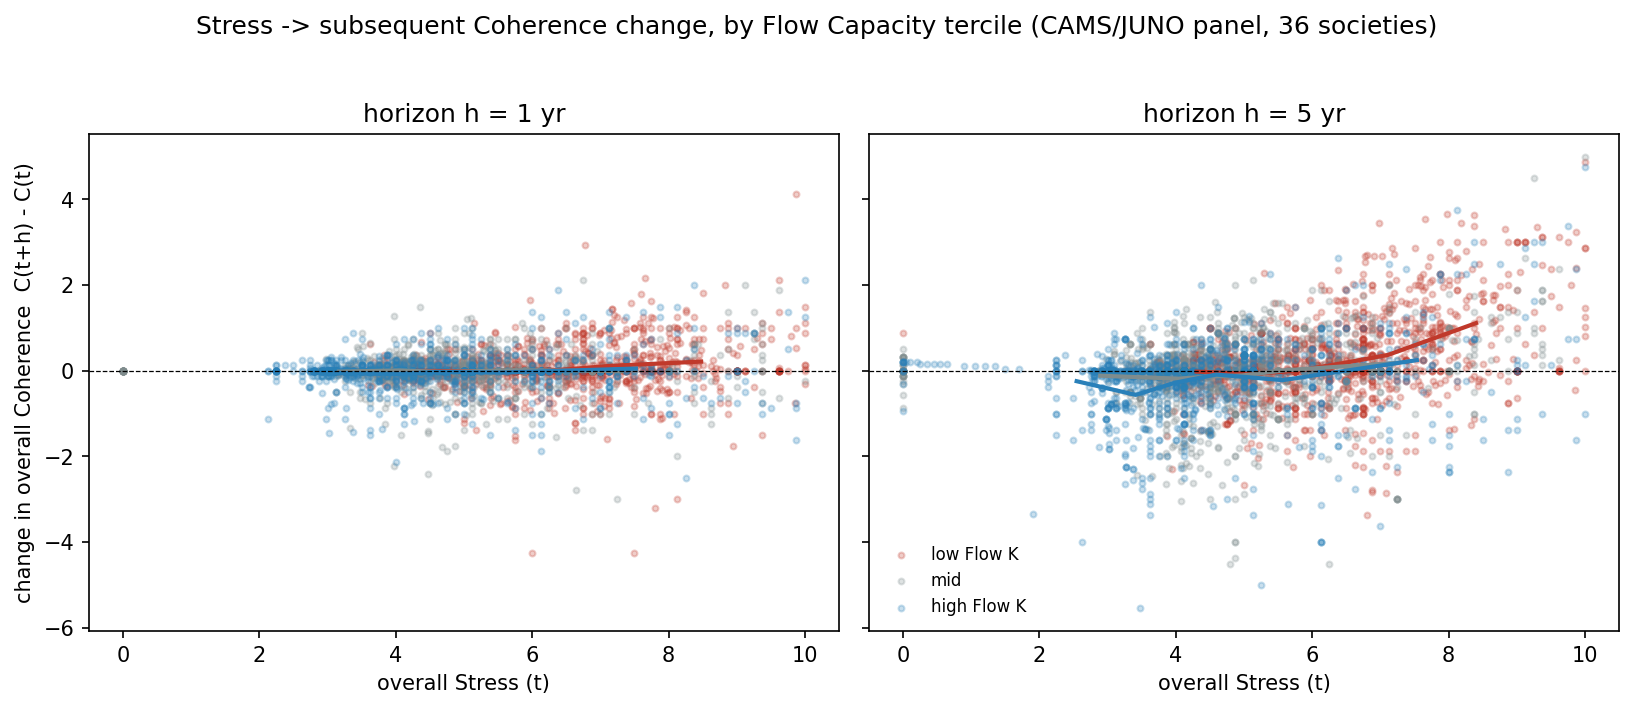

The Python source for this figure:
"""
Stress x Flow interaction test on the CAMS/JUNO panel
======================================================
Hypothesis (from "The Meta-Animal and Its Nodes", 2026):
    If Flow acts as pressure relief, the association between high Stress and
    subsequent loss of Coherence should WEAKEN as Flow Capacity rises.

Model:
    dC = C(t+h) - C(t)  for horizon h in {1, 5} years
    dC ~ Stress(t) + FlowCap(t) + Stress(t)*FlowCap(t)  (+ society fixed effects)

Sign expectations:
    beta_Stress        < 0   (stress precedes coherence loss)
    beta_interaction   > 0   (flow capacity moderates the loss)

Data: JUNO_Unified_Dataset.csv (36 societies, 32,361 node-year rows).
Unit of analysis: society-year. Node scores are averaged to society-year level:
overall Stress = mean of Stress across the 8 nodes; Coherence likewise;
Flow Capacity = Capacity of the Flow node only (the relief organ).

Caveats (reported honestly in output):
  * Scores are partly carry-forward smoothed, so consecutive years are not
    independent. Standard errors are clustered by society; effective N is
    smaller than the row count suggests.
  * This is an observational panel association, not a causal estimate.
"""

import numpy as np
import pandas as pd
import statsmodels.formula.api as smf
import matplotlib
matplotlib.use("Agg")
import matplotlib.pyplot as plt

PANEL = "JUNO_Unified_Dataset.csv"
OUT_TABLE = "stress_flow_interaction_results.csv"
OUT_PLOT = "stress_flow_interaction.png"

# ---------------------------------------------------------------- load & shape
df = pd.read_csv(PANEL)
df = df.replace([np.inf, -np.inf], np.nan)

# ------------------------------------------------- carry-forward audit
# (protocol flag: societies with >30% of years identical to the previous
# year are potential smoothing artefacts; reported and used for sensitivity)
print("=" * 70)
print("CARRY-FORWARD AUDIT per society (fraction of society-years identical")
print("to the previous year across all 8 nodes x C,K,S,A)")
cf_rates = {}
for s, g in df.groupby("Society"):
    w = g.pivot(index="Year", columns="Node",
                values=["Coherence", "Capacity", "Stress", "Abstraction"])
    r = float((w == w.shift()).all(axis=1).mean())
    cf_rates[s] = r
flagged = [s for s, r in cf_rates.items() if r > 0.30]
print(pd.Series(cf_rates).round(3).sort_values(ascending=False).to_string())
print(f"flagged (>30%): {flagged}")

df = df[["Society", "Year", "Node", "Coherence", "Capacity", "Stress"]]

# society-year aggregates
sy = (
    df.groupby(["Society", "Year"], as_index=False)
      .agg(Coh=("Coherence", "mean"),
           Stress=("Stress", "mean"),
           K_all=("Capacity", "mean"))
)
flow = df[df.Node == "Flow"][["Society", "Year", "Capacity"]].rename(
    columns={"Capacity": "K_flow"})
sy = sy.merge(flow, on=["Society", "Year"], how="left").dropna()
print(f"society-years: {len(sy)} across {sy.Society.nunique()} societies")

# sensitivity frame: drop society-years that are exact carry-forward repeats
# (mask computed on the full panel including Abstraction, same criterion as audit)
w = pd.read_csv(PANEL).pivot_table(index=["Society", "Year"], columns="Node",
                   values=["Coherence", "Capacity", "Stress", "Abstraction"])
repeat_mask = (w == w.shift()).all(axis=1)
repeat_mask.index.names = ["Society", "Year"]
keep = ~repeat_mask.reindex(
    pd.MultiIndex.from_frame(sy[["Society", "Year"]])).fillna(False).values
sy_clean = sy[keep].reset_index(drop=True)
print(f"after dropping carry-forward-repeat years: {len(sy_clean)} society-years "
      f"({len(sy) - len(sy_clean)} dropped)")

# ------------------------------------------------- build horizon change scores
def add_change(frame, h):
    """Merge C(t+h) onto t via Year+h; returns frame with dC column."""
    fut = frame[["Society", "Year", "Coh"]].copy()
    fut["Year"] = fut["Year"] - h
    out = frame.merge(fut.rename(columns={"Coh": f"Coh_fwd{h}"}),
                      on=["Society", "Year"], how="inner")
    out[f"dC{h}"] = out[f"Coh_fwd{h}"] - out["Coh"]
    return out

rows = []
def fit_models(frame, frame_tag, h):
    """Fit signed-change and volatility interaction models on one frame."""
    d = add_change(frame, h)
    d[f"absdC{h}"] = d[f"dC{h}"].abs()
    specs = [(f"{frame_tag}:pooled",
              smf.ols(f"dC{h} ~ Stress * K_flow", data=d)),
             (f"{frame_tag}:society_FE",
              smf.ols(f"dC{h} ~ Stress * K_flow + C(Society)", data=d)),
             (f"{frame_tag}:volatility_pooled",
              smf.ols(f"absdC{h} ~ Stress * K_flow", data=d)),
             (f"{frame_tag}:volatility_society_FE",
              smf.ols(f"absdC{h} ~ Stress * K_flow + C(Society)", data=d))]
    for tag, mod in specs:
        m = mod.fit(cov_type="cluster", cov_kwds={"groups": d["Society"]})
        rows.append({
            "horizon_years": h, "model": tag, "n": int(len(d)),
            "beta_Stress": m.params["Stress"],
            "se_Stress": m.bse["Stress"],
            "beta_Kflow": m.params["K_flow"],
            "se_Kflow": m.bse["K_flow"],
            "beta_interaction": m.params["Stress:K_flow"],
            "se_interaction": m.bse["Stress:K_flow"],
            "p_interaction": m.pvalues["Stress:K_flow"],
            "R2": m.rsquared,
        })
    # simple slopes at low/high Flow Capacity (25th/75th pct), signed model
    m = specs[1][1].fit(cov_type="cluster", cov_kwds={"groups": d["Society"]})
    k25, k75 = d["K_flow"].quantile([0.25, 0.75])
    for label, kv in [("flow_p25", k25), ("flow_p75", k75)]:
        eff = m.params["Stress"] + m.params["Stress:K_flow"] * kv
        rows.append({
            "horizon_years": h, "model": f"{frame_tag}:society_FE:{label}",
            "n": int(len(d)),
            "beta_Stress": eff, "se_Stress": np.nan,
            "beta_Kflow": np.nan, "se_Kflow": np.nan,
            "beta_interaction": np.nan, "se_interaction": np.nan,
            "p_interaction": np.nan, "R2": np.nan,
        })

for h in (1, 5):
    fit_models(sy, "full", h)
    fit_models(sy_clean, "no_repeat", h)

res = pd.DataFrame(rows)
res.to_csv(OUT_TABLE, index=False)
pd.set_option("display.width", 200)
print(res.round(4).to_string(index=False))

# ------------------------------------------------------------------- figure
fig, axes = plt.subplots(1, 2, figsize=(11, 4.6), sharey=True)
for ax, h in zip(axes, (1, 5)):
    d = add_change(sy, h)
    # bin flow capacity into terciles for a visual read
    d["flow_tercile"] = pd.qcut(d["K_flow"], 3,
                                labels=["low Flow K", "mid", "high Flow K"])
    colours = {"low Flow K": "#c0392b", "mid": "#7f8c8d", "high Flow K": "#2980b9"}
    for terc, g in d.groupby("flow_tercile", observed=True):
        ax.scatter(g["Stress"], g[f"dC{h}"], s=8, alpha=0.25,
                   color=colours[terc], label=terc)
        # binned trend line
        bins = pd.qcut(g["Stress"], 6, duplicates="drop")
        mid = g.groupby(bins, observed=True)["Stress"].mean()
        mean = g.groupby(bins, observed=True)[f"dC{h}"].mean()
        ax.plot(mid, mean, color=colours[terc], lw=2)
    ax.axhline(0, color="k", lw=0.6, ls="--")
    ax.set_xlabel("overall Stress (t)")
    ax.set_title(f"horizon h = {h} yr")
    if h == 1:
        ax.set_ylabel("change in overall Coherence  C(t+h) - C(t)")
    else:
        ax.legend(frameon=False, fontsize=8, loc="lower left")
fig.suptitle("Stress -> subsequent Coherence change, by Flow Capacity tercile "
             "(CAMS/JUNO panel, 36 societies)", y=1.02)
fig.tight_layout()
fig.savefig(OUT_PLOT, dpi=150, bbox_inches="tight")
print(f"\nwrote {OUT_TABLE} and {OUT_PLOT}")
